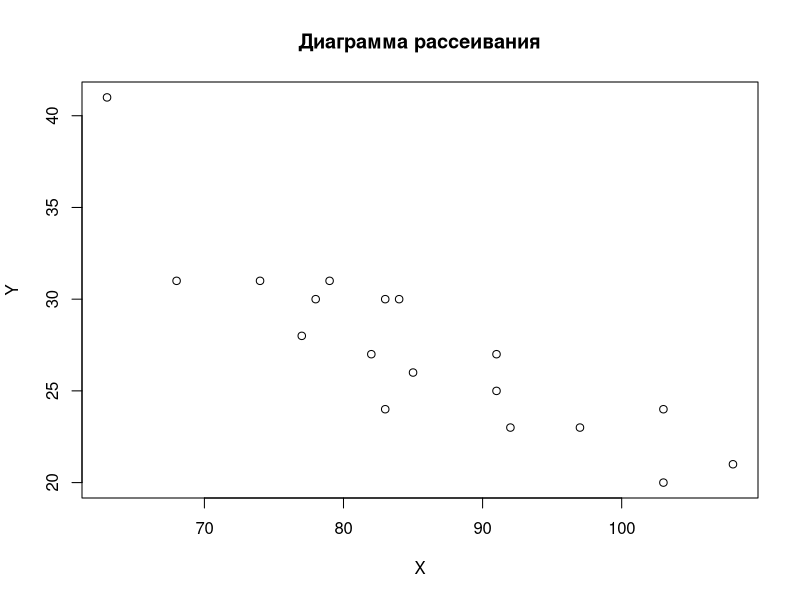
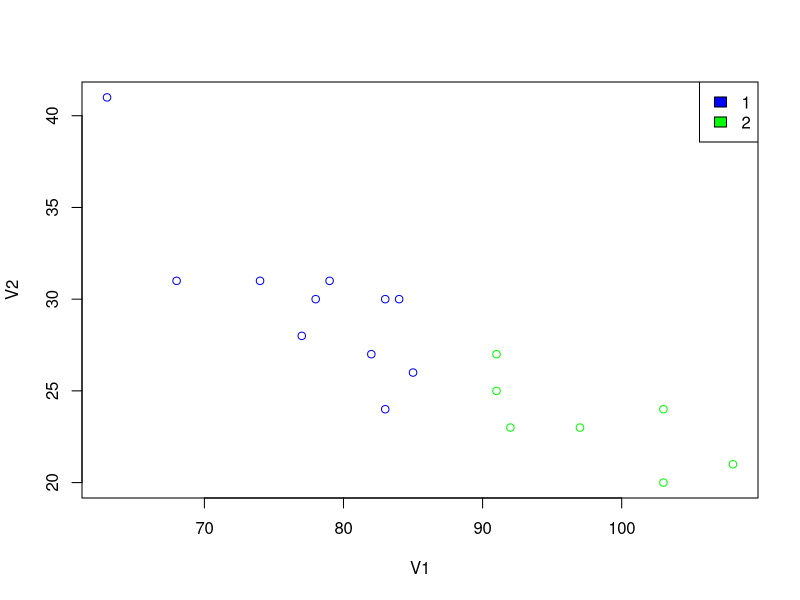
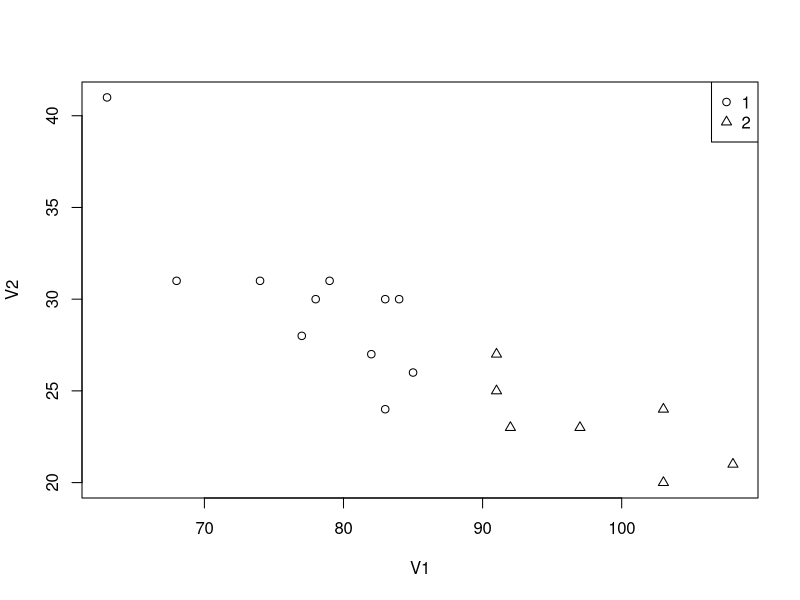
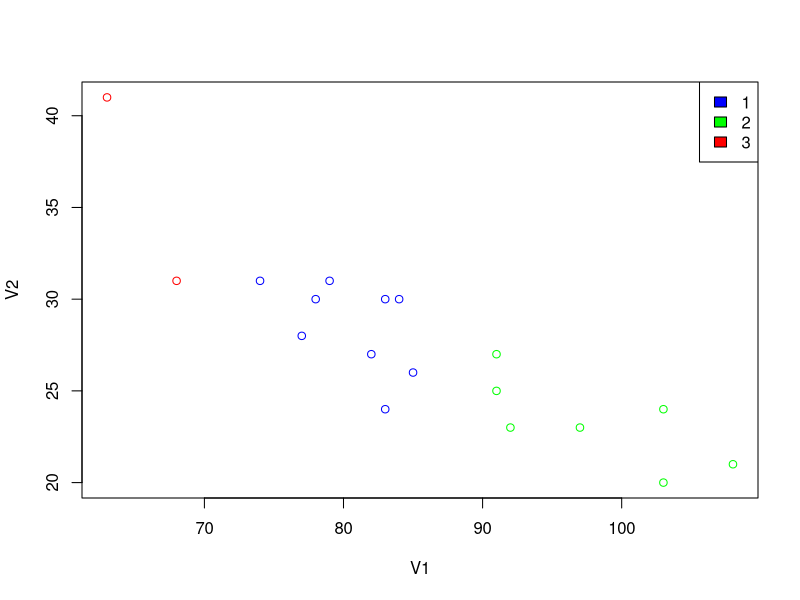
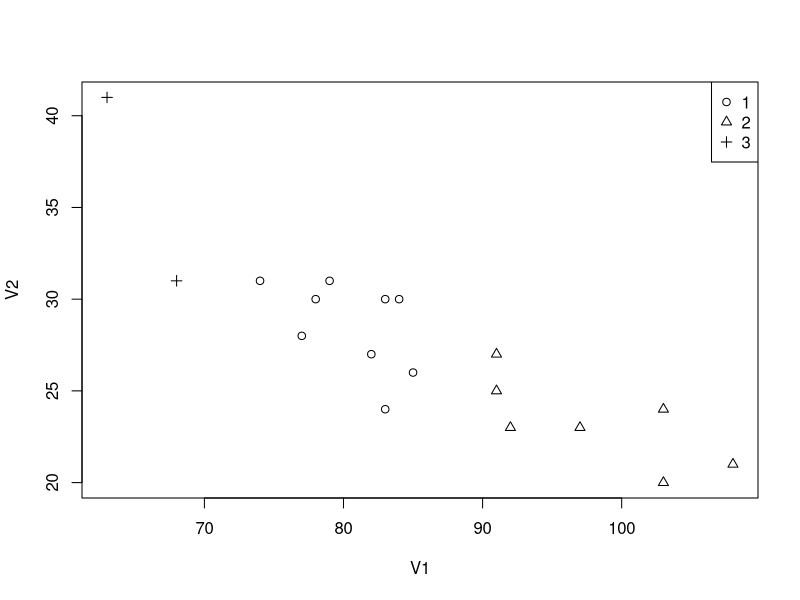

The R source for these figures, in order:
t <- read.table ("input.txt")
plot(t,type="p",main="Диаграмма рассеивания",xlab="X", ylab="Y")
cl1 <- kmeans(t,2)
table(cl1$cluster)
cl1$centers

plot(t,col=ifelse(cl1$cluster==1,"blue","green"))
legend("topright",legend=c("1","2"),fill=c("blue","green"))

plot(t,pch=ifelse(cl1$cluster==1,1,2))
legend("topright",legend=c("1","2"),pch=c(1,2))

cl2<-kmeans(t,3)
table(cl2$cluster)
cl2$centers

plot(t,col=ifelse(cl2$cluster==1,"blue", ifelse(cl2$cluster==2, "green", "red")))
legend("topright",legend=c("1","2", "3"),fill=c("blue","green", "red"))

plot(t,pch=ifelse(cl2$cluster==1,1, ifelse(cl2$cluster==2, 2, 3)))
legend("topright",legend=c("1","2","3"),pch=c(1,2,3))